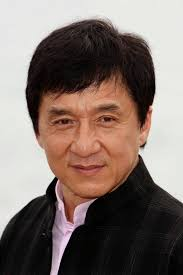
#> input picture Image-manipulation/chan.jpg, 183 x 275 px
$ python conversor.py   (older library calls are emulated)
#> lines starting #> are read from the running program, lines starting #| are printed output that depends on the picture
import cv2
import numpy as np
from matplotlib import pyplot as plt

img = cv2.imread('chan.jpg')
#> img is the input picture: shape (275, 183, 3); mean B, G, R 106.9, 113.4, 128.2

kernel = np.ones((11, 11), np.float32)/121
dst = cv2.filter2D(img, -1, kernel)
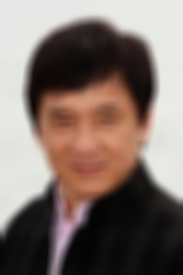
#> dst: shape (275, 183, 3); mean B, G, R 106.9, 113.4, 128.2

img = cv2.cvtColor(img, cv2.COLOR_BGR2RGB)
#> (the run stopped early here; a loop or call above may not have finished)
